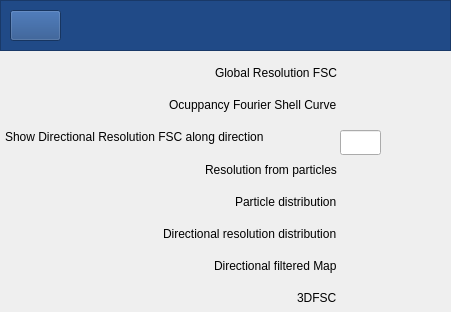
<?xml version="1.0" encoding="UTF-8"?>
<ui version="4.0">
 <class>AnalyzeWindow</class>
 <widget class="QDialog" name="AnalyzeWindow">
  <property name="geometry">
   <rect>
    <x>0</x>
    <y>0</y>
    <width>451</width>
    <height>312</height>
   </rect>
  </property>
  <property name="windowTitle">
   <string>Analyze Results</string>
  </property>
  <widget class="QPushButton" name="showGlobalFSC">
   <property name="geometry">
    <rect>
     <x>390</x>
     <y>66</y>
     <width>21</width>
     <height>21</height>
    </rect>
   </property>
   <property name="cursor">
    <cursorShape>PointingHandCursor</cursorShape>
   </property>
   <property name="mouseTracking">
    <bool>false</bool>
   </property>
   <property name="toolTip">
    <string>Visualize</string>
   </property>
   <property name="styleSheet">
    <string notr="true">background-color: transparent;
background: none;
border: none;
background-repeat: none;</string>
   </property>
   <property name="text">
    <string/>
   </property>
   <property name="icon">
    <iconset resource="Icons.qrc">
     <normaloff>:/icons/icons/see.png</normaloff>:/icons/icons/see.png</iconset>
   </property>
   <property name="iconSize">
    <size>
     <width>20</width>
     <height>20</height>
    </size>
   </property>
  </widget>
  <widget class="QPushButton" name="pushButton_2">
   <property name="geometry">
    <rect>
     <x>420</x>
     <y>67</y>
     <width>21</width>
     <height>21</height>
    </rect>
   </property>
   <property name="cursor">
    <cursorShape>PointingHandCursor</cursorShape>
   </property>
   <property name="mouseTracking">
    <bool>false</bool>
   </property>
   <property name="styleSheet">
    <string notr="true">background-color: transparent;
border-image: url(&quot;/home/vilas/OFSC/icons/helpblue.png&quot;);
background: none;
border: none;
background-repeat: none;</string>
   </property>
   <property name="text">
    <string/>
   </property>
  </widget>
  <widget class="QPushButton" name="showOFSC">
   <property name="geometry">
    <rect>
     <x>390</x>
     <y>99</y>
     <width>21</width>
     <height>21</height>
    </rect>
   </property>
   <property name="cursor">
    <cursorShape>PointingHandCursor</cursorShape>
   </property>
   <property name="mouseTracking">
    <bool>false</bool>
   </property>
   <property name="toolTip">
    <string>Visualize</string>
   </property>
   <property name="styleSheet">
    <string notr="true">background-color: transparent;
background: none;
border: none;
background-repeat: none;</string>
   </property>
   <property name="text">
    <string/>
   </property>
   <property name="icon">
    <iconset resource="Icons.qrc">
     <normaloff>:/icons/icons/see.png</normaloff>:/icons/icons/see.png</iconset>
   </property>
   <property name="iconSize">
    <size>
     <width>20</width>
     <height>20</height>
    </size>
   </property>
  </widget>
  <widget class="QPushButton" name="pushButton_4">
   <property name="geometry">
    <rect>
     <x>420</x>
     <y>99</y>
     <width>21</width>
     <height>21</height>
    </rect>
   </property>
   <property name="cursor">
    <cursorShape>PointingHandCursor</cursorShape>
   </property>
   <property name="mouseTracking">
    <bool>false</bool>
   </property>
   <property name="styleSheet">
    <string notr="true">background-color: transparent;
border-image: url(&quot;/home/vilas/OFSC/icons/helpblue.png&quot;);
background: none;
border: none;
background-repeat: none;</string>
   </property>
   <property name="text">
    <string/>
   </property>
  </widget>
  <widget class="QPushButton" name="showResolutionFromParticles">
   <property name="geometry">
    <rect>
     <x>390</x>
     <y>162</y>
     <width>21</width>
     <height>21</height>
    </rect>
   </property>
   <property name="cursor">
    <cursorShape>PointingHandCursor</cursorShape>
   </property>
   <property name="mouseTracking">
    <bool>false</bool>
   </property>
   <property name="toolTip">
    <string>Visualize</string>
   </property>
   <property name="styleSheet">
    <string notr="true">background-color: transparent;
background: none;
border: none;
background-repeat: none;</string>
   </property>
   <property name="text">
    <string/>
   </property>
   <property name="icon">
    <iconset resource="Icons.qrc">
     <normaloff>:/icons/icons/see.png</normaloff>:/icons/icons/see.png</iconset>
   </property>
   <property name="iconSize">
    <size>
     <width>20</width>
     <height>20</height>
    </size>
   </property>
  </widget>
  <widget class="QPushButton" name="pushButton_6">
   <property name="geometry">
    <rect>
     <x>420</x>
     <y>162</y>
     <width>21</width>
     <height>21</height>
    </rect>
   </property>
   <property name="cursor">
    <cursorShape>PointingHandCursor</cursorShape>
   </property>
   <property name="mouseTracking">
    <bool>false</bool>
   </property>
   <property name="styleSheet">
    <string notr="true">background-color: transparent;
border-image: url(&quot;/home/vilas/OFSC/icons/helpblue.png&quot;);
background: none;
border: none;
background-repeat: none;</string>
   </property>
   <property name="text">
    <string/>
   </property>
  </widget>
  <widget class="QPushButton" name="showDirFSC">
   <property name="geometry">
    <rect>
     <x>390</x>
     <y>130</y>
     <width>21</width>
     <height>21</height>
    </rect>
   </property>
   <property name="cursor">
    <cursorShape>PointingHandCursor</cursorShape>
   </property>
   <property name="mouseTracking">
    <bool>false</bool>
   </property>
   <property name="toolTip">
    <string>Visualize</string>
   </property>
   <property name="styleSheet">
    <string notr="true">background-color: transparent;
background: none;
border: none;
background-repeat: none;</string>
   </property>
   <property name="text">
    <string/>
   </property>
   <property name="icon">
    <iconset resource="Icons.qrc">
     <normaloff>:/icons/icons/see.png</normaloff>:/icons/icons/see.png</iconset>
   </property>
   <property name="iconSize">
    <size>
     <width>20</width>
     <height>20</height>
    </size>
   </property>
  </widget>
  <widget class="QPushButton" name="pushButton_8">
   <property name="geometry">
    <rect>
     <x>420</x>
     <y>130</y>
     <width>21</width>
     <height>21</height>
    </rect>
   </property>
   <property name="cursor">
    <cursorShape>PointingHandCursor</cursorShape>
   </property>
   <property name="mouseTracking">
    <bool>false</bool>
   </property>
   <property name="styleSheet">
    <string notr="true">background-color: transparent;
border-image: url(&quot;/home/vilas/OFSC/icons/helpblue.png&quot;);
background: none;
border: none;
background-repeat: none;</string>
   </property>
   <property name="text">
    <string/>
   </property>
  </widget>
  <widget class="QPushButton" name="showParticleDistribution">
   <property name="geometry">
    <rect>
     <x>390</x>
     <y>192</y>
     <width>21</width>
     <height>21</height>
    </rect>
   </property>
   <property name="cursor">
    <cursorShape>PointingHandCursor</cursorShape>
   </property>
   <property name="mouseTracking">
    <bool>false</bool>
   </property>
   <property name="toolTip">
    <string>Visualize</string>
   </property>
   <property name="styleSheet">
    <string notr="true">background-color: transparent;
background: none;
border: none;
background-repeat: none;</string>
   </property>
   <property name="text">
    <string/>
   </property>
   <property name="icon">
    <iconset resource="Icons.qrc">
     <normaloff>:/icons/icons/see.png</normaloff>:/icons/icons/see.png</iconset>
   </property>
   <property name="iconSize">
    <size>
     <width>20</width>
     <height>20</height>
    </size>
   </property>
  </widget>
  <widget class="QPushButton" name="pushButton_10">
   <property name="geometry">
    <rect>
     <x>420</x>
     <y>192</y>
     <width>21</width>
     <height>21</height>
    </rect>
   </property>
   <property name="cursor">
    <cursorShape>PointingHandCursor</cursorShape>
   </property>
   <property name="mouseTracking">
    <bool>false</bool>
   </property>
   <property name="styleSheet">
    <string notr="true">background-color: transparent;
border-image: url(&quot;/home/vilas/OFSC/icons/helpblue.png&quot;);
background: none;
border: none;
background-repeat: none;</string>
   </property>
   <property name="text">
    <string/>
   </property>
  </widget>
  <widget class="QPushButton" name="pushButton_11">
   <property name="geometry">
    <rect>
     <x>420</x>
     <y>222</y>
     <width>21</width>
     <height>21</height>
    </rect>
   </property>
   <property name="cursor">
    <cursorShape>PointingHandCursor</cursorShape>
   </property>
   <property name="mouseTracking">
    <bool>false</bool>
   </property>
   <property name="styleSheet">
    <string notr="true">background-color: transparent;
border-image: url(&quot;/home/vilas/OFSC/icons/helpblue.png&quot;);
background: none;
border: none;
background-repeat: none;</string>
   </property>
   <property name="text">
    <string/>
   </property>
  </widget>
  <widget class="QPushButton" name="showDirectionalResolutionDistribution">
   <property name="geometry">
    <rect>
     <x>390</x>
     <y>223</y>
     <width>21</width>
     <height>21</height>
    </rect>
   </property>
   <property name="cursor">
    <cursorShape>PointingHandCursor</cursorShape>
   </property>
   <property name="mouseTracking">
    <bool>false</bool>
   </property>
   <property name="toolTip">
    <string>Visualize</string>
   </property>
   <property name="styleSheet">
    <string notr="true">background-color: transparent;
background: none;
border: none;
background-repeat: none;</string>
   </property>
   <property name="text">
    <string/>
   </property>
   <property name="icon">
    <iconset resource="Icons.qrc">
     <normaloff>:/icons/icons/see.png</normaloff>:/icons/icons/see.png</iconset>
   </property>
   <property name="iconSize">
    <size>
     <width>20</width>
     <height>20</height>
    </size>
   </property>
  </widget>
  <widget class="QWidget" name="layoutWidget">
   <property name="geometry">
    <rect>
     <x>5</x>
     <y>60</y>
     <width>332</width>
     <height>251</height>
    </rect>
   </property>
   <layout class="QVBoxLayout" name="verticalLayout">
    <item alignment="Qt::AlignRight">
     <widget class="QLabel" name="label_2">
      <property name="cursor">
       <cursorShape>BusyCursor</cursorShape>
      </property>
      <property name="text">
       <string>Global Resolution FSC</string>
      </property>
     </widget>
    </item>
    <item alignment="Qt::AlignRight">
     <widget class="QLabel" name="label">
      <property name="cursor">
       <cursorShape>WhatsThisCursor</cursorShape>
      </property>
      <property name="text">
       <string>Ocuppancy Fourier Shell Curve</string>
      </property>
     </widget>
    </item>
    <item>
     <widget class="QLabel" name="label_3">
      <property name="cursor">
       <cursorShape>WhatsThisCursor</cursorShape>
      </property>
      <property name="text">
       <string>Show Directional Resolution FSC along direction </string>
      </property>
     </widget>
    </item>
    <item alignment="Qt::AlignRight">
     <widget class="QLabel" name="label_5">
      <property name="cursor">
       <cursorShape>WhatsThisCursor</cursorShape>
      </property>
      <property name="text">
       <string>Resolution from particles</string>
      </property>
     </widget>
    </item>
    <item alignment="Qt::AlignRight">
     <widget class="QLabel" name="label_4">
      <property name="cursor">
       <cursorShape>WhatsThisCursor</cursorShape>
      </property>
      <property name="text">
       <string>Particle distribution</string>
      </property>
     </widget>
    </item>
    <item alignment="Qt::AlignRight">
     <widget class="QLabel" name="label_6">
      <property name="cursor">
       <cursorShape>WhatsThisCursor</cursorShape>
      </property>
      <property name="text">
       <string>Directional resolution distribution</string>
      </property>
     </widget>
    </item>
    <item alignment="Qt::AlignRight">
     <widget class="QLabel" name="label_7">
      <property name="cursor">
       <cursorShape>WhatsThisCursor</cursorShape>
      </property>
      <property name="toolTip">
       <string>WASHINGTON (Reuters) - A record 26 million Americans likely sought unemployment benefits over the last five weeks, confirming that all the jobs created during the longest employment boom in U.S. history were wiped out in about a month as the novel coronavirus savages the economy.

Thursday's weekly jobless claims report from the Labor Department will add to a growing pile of increasingly bleak economic data. It will come amid rising protests against nationwide lockdowns to control the spread of COVID-19, the potentially lethal respiratory illness caused by the virus.

President Donald Trump, who is seeking a second term in the White House in November's general election, has been anxious to restart the paralyzed economy. Trump on Wednesday applauded steps taken by a handful of Republican-led states to begin reopening their economies, despite warnings from health experts of a potential new surge in infections.

&quot;The U.S. economy is hemorrhaging jobs at a pace and scale never before recorded,&quot; said Scott Anderson, chief economist at Bank of the West in San Francisco. &quot;It compares to a natural disaster on a national scale.&quot;

Initial claims for state unemployment benefits probably totaled 4.2 million in the week ended April 18, according to a Reuters survey of economists. Still a figure that would have been seen as unimaginably high less than two months ago, it would be lower than the previous week's 5.245 million. Estimates in the survey for Thursday's data were as high as 5.50 million. </string>
      </property>
      <property name="text">
       <string>Directional filtered Map</string>
      </property>
     </widget>
    </item>
    <item alignment="Qt::AlignRight">
     <widget class="QLabel" name="label_8">
      <property name="cursor">
       <cursorShape>WhatsThisCursor</cursorShape>
      </property>
      <property name="whatsThis">
       <string>WASHINGTON (Reuters) - A record 26 million Americans likely sought unemployment benefits over the last five weeks, confirming that all the jobs created during the longest employment boom in U.S. history were wiped out in about a month as the novel coronavirus savages the economy.

Thursday's weekly jobless claims report from the Labor Department will add to a growing pile of increasingly bleak economic data. It will come amid rising protests against nationwide lockdowns to control the spread of COVID-19, the potentially lethal respiratory illness caused by the virus.

President Donald Trump, who is seeking a second term in the White House in November's general election, has been anxious to restart the paralyzed economy. Trump on Wednesday applauded steps taken by a handful of Republican-led states to begin reopening their economies, despite warnings from health experts of a potential new surge in infections.

&quot;The U.S. economy is hemorrhaging jobs at a pace and scale never before recorded,&quot; said Scott Anderson, chief economist at Bank of the West in San Francisco. &quot;It compares to a natural disaster on a national scale.&quot;

Initial claims for state unemployment benefits probably totaled 4.2 million in the week ended April 18, according to a Reuters survey of economists. Still a figure that would have been seen as unimaginably high less than two months ago, it would be lower than the previous week's 5.245 million. Estimates in the survey for Thursday's data were as high as 5.50 million. </string>
      </property>
      <property name="text">
       <string>3DFSC</string>
      </property>
     </widget>
    </item>
   </layout>
  </widget>
  <widget class="QFrame" name="Topframe">
   <property name="geometry">
    <rect>
     <x>0</x>
     <y>0</y>
     <width>451</width>
     <height>51</height>
    </rect>
   </property>
   <property name="sizePolicy">
    <sizepolicy hsizetype="Expanding" vsizetype="Fixed">
     <horstretch>0</horstretch>
     <verstretch>0</verstretch>
    </sizepolicy>
   </property>
   <property name="styleSheet">
    <string notr="true">
background-color: rgb(32, 74, 135);</string>
   </property>
   <property name="frameShape">
    <enum>QFrame::StyledPanel</enum>
   </property>
   <property name="frameShadow">
    <enum>QFrame::Raised</enum>
   </property>
   <widget class="QPushButton" name="YaleButton">
    <property name="enabled">
     <bool>true</bool>
    </property>
    <property name="geometry">
     <rect>
      <x>10</x>
      <y>10</y>
      <width>51</width>
      <height>31</height>
     </rect>
    </property>
    <property name="cursor">
     <cursorShape>PointingHandCursor</cursorShape>
    </property>
    <property name="mouseTracking">
     <bool>true</bool>
    </property>
    <property name="toolTip">
     <string>&lt;!DOCTYPE HTML PUBLIC &quot;-//W3C//DTD HTML 4.0//EN&quot; &quot;http://www.w3.org/TR/REC-html40/strict.dtd&quot;&gt;
&lt;html&gt;&lt;head&gt;&lt;meta name=&quot;qrichtext&quot; content=&quot;1&quot; /&gt;&lt;style type=&quot;text/css&quot;&gt;
p, li { white-space: pre-wrap; }
&lt;/style&gt;&lt;/head&gt;&lt;body style=&quot; font-family:'Ubuntu'; font-size:11pt; font-weight:400; font-style:normal;&quot;&gt;
&lt;p style=&quot; margin-top:12px; margin-bottom:12px; margin-left:0px; margin-right:0px; -qt-block-indent:0; text-indent:0px;&quot;&gt;TagareLab webpage&lt;/p&gt;&lt;/body&gt;&lt;/html&gt;</string>
    </property>
    <property name="whatsThis">
     <string>&lt;html&gt;&lt;head/&gt;&lt;body&gt;&lt;p&gt;Tagare Lab webpage&lt;/p&gt;&lt;/body&gt;&lt;/html&gt;</string>
    </property>
    <property name="styleSheet">
     <string notr="true"/>
    </property>
    <property name="text">
     <string/>
    </property>
    <property name="icon">
     <iconset resource="Icons.qrc">
      <normaloff>:/icons/icons/yale.png</normaloff>:/icons/icons/yale.png</iconset>
    </property>
    <property name="iconSize">
     <size>
      <width>50</width>
      <height>33</height>
     </size>
    </property>
   </widget>
  </widget>
  <widget class="QPushButton" name="pushButton_12">
   <property name="geometry">
    <rect>
     <x>420</x>
     <y>253</y>
     <width>21</width>
     <height>21</height>
    </rect>
   </property>
   <property name="cursor">
    <cursorShape>PointingHandCursor</cursorShape>
   </property>
   <property name="mouseTracking">
    <bool>false</bool>
   </property>
   <property name="styleSheet">
    <string notr="true">background-color: transparent;
border-image: url(&quot;/home/vilas/OFSC/icons/helpblue.png&quot;);
background: none;
border: none;
background-repeat: none;</string>
   </property>
   <property name="text">
    <string/>
   </property>
  </widget>
  <widget class="QPushButton" name="showFilteredMap">
   <property name="geometry">
    <rect>
     <x>390</x>
     <y>254</y>
     <width>21</width>
     <height>21</height>
    </rect>
   </property>
   <property name="cursor">
    <cursorShape>PointingHandCursor</cursorShape>
   </property>
   <property name="mouseTracking">
    <bool>false</bool>
   </property>
   <property name="toolTip">
    <string>Chimera</string>
   </property>
   <property name="styleSheet">
    <string notr="true">background-color: transparent;
background: none;
border: none;
background-repeat: none;</string>
   </property>
   <property name="text">
    <string/>
   </property>
   <property name="icon">
    <iconset resource="Icons.qrc">
     <normaloff>:/icons/icons/see.png</normaloff>:/icons/icons/see.png</iconset>
   </property>
   <property name="iconSize">
    <size>
     <width>20</width>
     <height>20</height>
    </size>
   </property>
  </widget>
  <widget class="QPushButton" name="show3DFSC">
   <property name="geometry">
    <rect>
     <x>390</x>
     <y>284</y>
     <width>21</width>
     <height>21</height>
    </rect>
   </property>
   <property name="cursor">
    <cursorShape>PointingHandCursor</cursorShape>
   </property>
   <property name="mouseTracking">
    <bool>false</bool>
   </property>
   <property name="toolTip">
    <string>Chimera</string>
   </property>
   <property name="styleSheet">
    <string notr="true">background-color: transparent;
background: none;
border: none;
background-repeat: none;</string>
   </property>
   <property name="text">
    <string/>
   </property>
   <property name="icon">
    <iconset resource="Icons.qrc">
     <normaloff>:/icons/icons/see.png</normaloff>:/icons/icons/see.png</iconset>
   </property>
   <property name="iconSize">
    <size>
     <width>20</width>
     <height>20</height>
    </size>
   </property>
  </widget>
  <widget class="QPushButton" name="pushButton_13">
   <property name="geometry">
    <rect>
     <x>420</x>
     <y>284</y>
     <width>21</width>
     <height>21</height>
    </rect>
   </property>
   <property name="cursor">
    <cursorShape>PointingHandCursor</cursorShape>
   </property>
   <property name="mouseTracking">
    <bool>false</bool>
   </property>
   <property name="styleSheet">
    <string notr="true">background-color: transparent;
border-image: url(&quot;/home/vilas/OFSC/icons/helpblue.png&quot;);
background: none;
border: none;
background-repeat: none;</string>
   </property>
   <property name="text">
    <string/>
   </property>
  </widget>
  <widget class="QLineEdit" name="selectDir">
   <property name="geometry">
    <rect>
     <x>340</x>
     <y>130</y>
     <width>41</width>
     <height>25</height>
    </rect>
   </property>
  </widget>
 </widget>
 <resources>
  <include location="Icons.qrc"/>
 </resources>
 <connections/>
</ui>
